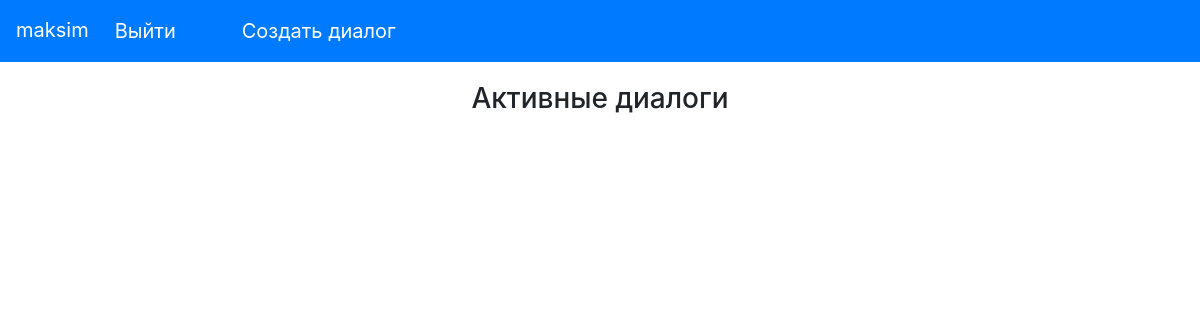
The app's page / (signed in), older data.
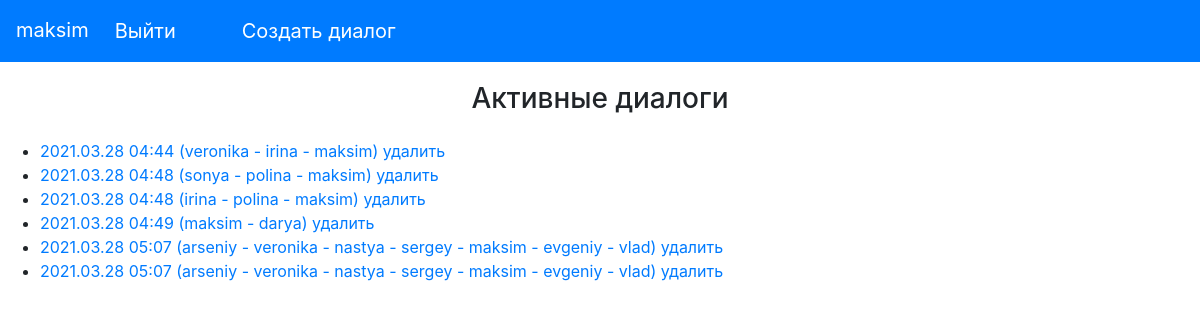
The same page, newer data.
### mainapp/models.py (models this page shows, shortened)
class DialogMembers(models.Model):
    CREATOR = '0'
    INTERLOCUTOR = '1'
    ROLE_CHOICES = (
        (CREATOR, 'создатель'),
        (INTERLOCUTOR, 'собеседник'),
    )
    dialog = models.ForeignKey(Dialog,
                               verbose_name='диалог',
                               on_delete=models.CASCADE,
                               related_name="members")
    member = models.ForeignKey(User,
                               verbose_name='участник диалога',
                               on_delete=models.CASCADE,
                               related_name="dialogs")
    role = models.CharField(verbose_name='роль',
                            choices=ROLE_CHOICES,
                            db_index=True,
                            max_length=60)
    class Meta:
        verbose_name = 'Участники диалога'
        verbose_name_plural = 'Участники диалогов'
        ordering = ['dialog', '-role', 'member']

class Dialog(models.Model):
    created = models.DateTimeField(verbose_name='отправлено',
                                   auto_now_add=True,
                                   db_index=True)
    name = models.CharField(verbose_name='имя', max_length=64, blank=True)
    def __str__(self):
        members = User.objects.filter(
            pk__in=self.members.values_list('member_id', flat=True)). \
            values_list('username', flat=True)
        result = f'{self.created.strftime("%Y.%m.%d %H:%M")} ' \
                 f'({" - ".join(members)})'
        return result

### mainapp/views.py (the view)
# urls.py: path('', mainapp.index, name='index'),
@login_required
def index(request):
    dialogues = request.user.dialogs.select_related('dialog').all()
    context = {
        'page_title': 'Диалоги',
        'dialogues': dialogues,
    }
    return render(request, 'mainapp/index.html', context)

### mainapp/templates/mainapp/index.html (shortened to what this page needs)
{% load static %}
<!DOCTYPE html>
<html lang="ru">
<head>
    {% block css %}
    <link rel="stylesheet" href="https://maxcdn.bootstrapcdn.com/bootstrap/4.0.0/css/bootstrap.min.css"
>
    <link rel="stylesheet" href="{% static 'css/style.css' %}">
    {% endblock %}
</head>
<body>
{% if user.is_authenticated %}
<div class="navbar navbar-expand-sm bg-primary navbar-dark">
        <span style="margin-right: 18px; padding-bottom:2px; color: white; font-size: 20px">
            {{ user.username }}
        </span>
    <a href="{% url 'auth:logout' %}" class="button-logout"
       style="color:white; padding:8px; font-size: 20px;">Выйти</a>
    <div class="dialog-create">
        <a href="{% url 'mainapp:dialog_create' %}" class="button-creation"
           style="color:white; padding:8px; font-size: 20px; margin-left: 50px;">Создать диалог</a>
    </div>
</div>
{% endif %}
<h3 class="text-center" style="padding-top: 20px;">Активные диалоги</h3>
<div class="dialogues-list">
    <ul class="#" style="padding-top: 15px;">
        {% for item in dialogues %}
        <li class="#">
            <span class="link-dialog">
            <a class="#" href="{% url 'mainapp:dialog' item.dialog_id %}"
               style="text-decoration: none;">
                {{ item.dialog }}
            </a>
            </span>
            <span class="delete-dialog">
                <a class="#" href="{% url 'mainapp:delete_dialog' item.dialog_id %}"
                   style="text-decoration: none;">
                    удалить
            </a>
            </span>
        </li>
        {% endfor %}
    </ul>
</div>
</body>
</html>

Row changes from the older to the newer data that the page shows:
added DialogMembers: dialog "2021.03.28 04:44 (veronika - irina - maksim)"
added DialogMembers: dialog "2021.03.28 04:48 (sonya - polina - maksim)"
added DialogMembers: dialog "2021.03.28 04:48 (irina - polina - maksim)"
added DialogMembers: dialog "2021.03.28 04:49 (maksim - darya)"
added DialogMembers: dialog "2021.03.28 05:07 (arseniy - veronika - nastya - sergey - maksim - evgeniy - vlad)"
added DialogMembers: dialog "2021.03.28 05:07 (arseniy - veronika - nastya - sergey - maksim - evgeniy - vlad)"
